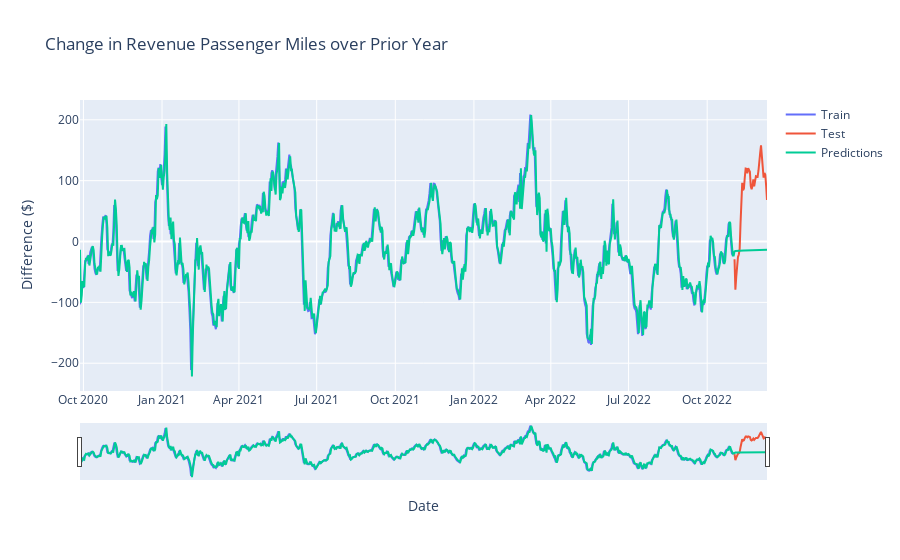

Here is the notebook cell this chart was saved with:
### Markdown cell above
We see a similar picture, in the sense that our formula gives values that seem to follow the overall pattern in the data and captures the future trend better than the baseline prediction.

### Code cell
fig = go.Figure()
fig.add_trace(go.Scatter(x=train.index, y=train, mode='lines', name="Train"))
fig.add_trace(go.Scatter(x=test.index, y=test, mode='lines', name="Test"))
fig.add_trace(go.Scatter(x=predictions.index, y=predictions, mode='lines', name="Predictions"))
fig.update_xaxes(rangeslider_visible=True)
fig.update_layout(
    yaxis_title="Difference ($)", 
    xaxis_title="Date",
    title="Change in Revenue Passenger Miles over Prior Year"
)
fig.show()

### Figure 1 — Plotly figure (JSON) as saved in the notebook; plotly's stock layout.template omitted (floating-point values rounded to 4 significant figures; data arrays with more than 128 entries replaced by an {"elided": "..."} marker saying what was removed)
{"data": [{"mode": "lines", "name": "Train", "type": "scatter", "x": {"elided": "766 str values"}, "y": {"elided": "766 float values"}}, {"mode": "lines", "name": "Test", "type": "scatter", "x": ["2022-11-02T00:00:00", "2022-11-03T00:00:00", "2022-11-04T00:00:00", "2022-11-05T00:00:00", "2022-11-06T00:00:00", "2022-11-07T00:00:00", "2022-11-08T00:00:00", "2022-11-09T00:00:00", "2022-11-10T00:00:00", "2022-11-11T00:00:00", "2022-11-12T00:00:00", "2022-11-13T00:00:00", "2022-11-14T00:00:00", "2022-11-15T00:00:00", "2022-11-16T00:00:00", "2022-11-17T00:00:00", "2022-11-18T00:00:00", "2022-11-19T00:00:00", "2022-11-20T00:00:00", "2022-11-21T00:00:00", "2022-11-22T00:00:00", "2022-11-23T00:00:00", "2022-11-24T00:00:00", "2022-11-25T00:00:00", "2022-11-26T00:00:00", "2022-11-27T00:00:00", "2022-11-28T00:00:00", "2022-11-29T00:00:00", "2022-11-30T00:00:00", "2022-12-01T00:00:00", "2022-12-02T00:00:00", "2022-12-03T00:00:00", "2022-12-04T00:00:00", "2022-12-05T00:00:00", "2022-12-06T00:00:00", "2022-12-07T00:00:00", "2022-12-08T00:00:00", "2022-12-09T00:00:00", "2022-12-10T00:00:00"], "y": [-29.17, -79.29, -58.29, -37.38, -25.88, -21.38, -12.08, 28.92, 61.71, 96.54, 84.25, 87.33, 105.2, 120.0, 119.5, 112.2, 120.6, 117.9, 114.7, 91.21, 86.08, 91.25, 102, 90.5, 99.79, 107.3, 106.5, 106.4, 116.3, 139.8, 145.1, 157.9, 141.8, 115.6, 105.0, 112.4, 109.8, 91.5, 68.12]}, {"mode": "lines", "name": "Predictions", "type": "scatter", "x": {"elided": "805 str values"}, "y": {"elided": "805 float values"}}], "layout": {"title": {"text": "Change in Revenue Passenger Miles over Prior Year"}, "xaxis": {"rangeslider": {"visible": true}, "title": {"text": "Date"}}, "yaxis": {"title": {"text": "Difference ($)"}}}}
